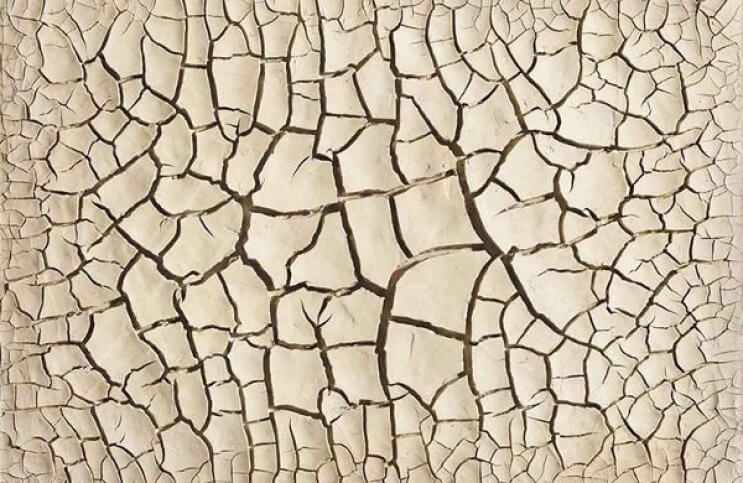
#> input picture EE379V_Spring2022_HW1/texture.jpeg, 743 x 483 px
$ jupyter execute HW1.ipynb
#> lines starting #> are read from the running program, lines starting #| are printed output that depends on the picture; after the words box and inside, x2 and y2 are one past the last pixel; in counts of white or black regions, pixels touching at a corner belong together
### EE379V_Spring2022_HW1/tight_subplot.py
import numpy as np
from matplotlib import pyplot as plt


def tight_subplot_2x5(pyramids_gaussian, pyramids_laplace, vmin=None, vmax=None):
    """
    vmin / vmax:
        1) None: will use min/max value of each array for its plot;
        2) int: constant value for all plots;
        3) list of shape 2x5: specified value for each plot
    """
    def get_v(v, array, index, mode):
        if v is None:
            return array.min() if mode == 'min' else array.max()
        elif isinstance(v, int):
            return v
        else:
            return v[index[0]][index[1]]

    fig, axes = plt.subplots(nrows=2, ncols=5, figsize=(24, 6), sharex=True, sharey=True)
    for i in range(5):
        axes[0, i].imshow(pyramids_gaussian[i], cmap='gray',
                          vmin=get_v(vmin, pyramids_gaussian[i], [0, i], 'min'),
                          vmax=get_v(vmax, pyramids_gaussian[i], [0, i], 'max'))
        axes[0, i].xaxis.set_visible(False)
        axes[0, i].yaxis.set_visible(False)
    for i in range(5):
        if i < len(pyramids_laplace):
            axes[1, i].imshow(pyramids_laplace[i], cmap='gray',
                          vmin=get_v(vmin, pyramids_laplace[i], [1, i], 'min'),
                          vmax=get_v(vmax, pyramids_laplace[i], [1, i], 'max'))
        else:
            axes[1, i].imshow(np.ones_like(pyramids_laplace[0]) * 255, cmap='gray', vmin=0, vmax=255)
            axes[1, i].axis('off')
        axes[1, i].xaxis.set_visible(False)
        axes[1, i].yaxis.set_visible(False)
    # plt.close()
    return fig

### EE379V_Spring2022_HW1/nonmax.py
import numpy as np

def non_max_suppression(img, D):
    M, N = img.shape
    Z = np.zeros((M,N), dtype=np.int32)
    angle = D * 180. / np.pi
    angle[angle < 0] += 180
    for i in range(1,M-1):
        for j in range(1,N-1):
            try:
                q = 255
                r = 255
               # angle 0
                if (0 <= angle[i,j] < 22.5) or (157.5 <= angle[i,j] <= 180):
                    q = img[i, j+1]
                    r = img[i, j-1]
                # angle 45
                elif (22.5 <= angle[i,j] < 67.5):
                    q = img[i+1, j-1]
                    r = img[i-1, j+1]
                # angle 90
                elif (67.5 <= angle[i,j] < 112.5):
                    q = img[i+1, j]
                    r = img[i-1, j]
                # angle 135
                elif (112.5 <= angle[i,j] < 157.5):
                    q = img[i-1, j-1]
                    r = img[i+1, j+1]
                if (img[i,j] >= q) and (img[i,j] >= r):
                    Z[i,j] = img[i,j]
                else:
                    Z[i,j] = 0
            except IndexError as e:
                pass
    return Z

### EE379V_Spring2022_HW1/HW1.ipynb
[cell 1]
import cv2
import matplotlib.pyplot as plt
import numpy as np
from math import atan2
from tight_subplot import tight_subplot_2x5
from nonmax import non_max_suppression

[cell 2]
# Problem 1.1
img = cv2.imread('texture.jpeg')
#> img is the input picture: shape (483, 743, 3); mean B, G, R 163.3, 185.5, 198.8
img = cv2.cvtColor(img, cv2.COLOR_BGR2GRAY)
#> img: shape (483, 743)
kernel = cv2.getGaussianKernel(3, 1)
g_pyr = [img]
l_pyr = []
for i in range(1, 5):
  # apply gaussian filter
  gaussed_img = cv2.filter2D(g_pyr[i-1], -1, kernel)
  g_img_arr = np.array(gaussed_img)
  ungaussed_img_arr = np.array(g_pyr[i-1])
  # save residual i.e. diff of pre-and-post gauss blur img
  residual = np.subtract(ungaussed_img_arr, g_img_arr)
  l_pyr.append(residual)
  # remove even rows and columns
  rows = g_img_arr.shape[0]
  cols = g_img_arr.shape[1]
  g_img_arr = np.delete(g_img_arr, list(range(0, rows, 2)), axis=0)
  g_img_arr = np.delete(g_img_arr, list(range(0, cols, 2)), axis=1)
  # convert back to cv2 greyscale image (unecessary but consistent)
  downsampled_img = cv2.cvtColor(g_img_arr, cv2.COLOR_GRAY2BGR)
  g_pyr.append(g_img_arr)
#> this loop made 4 passes
#> pass 1, `residual = np.subtract(ungaussed_img_arr, g_img_arr)`:
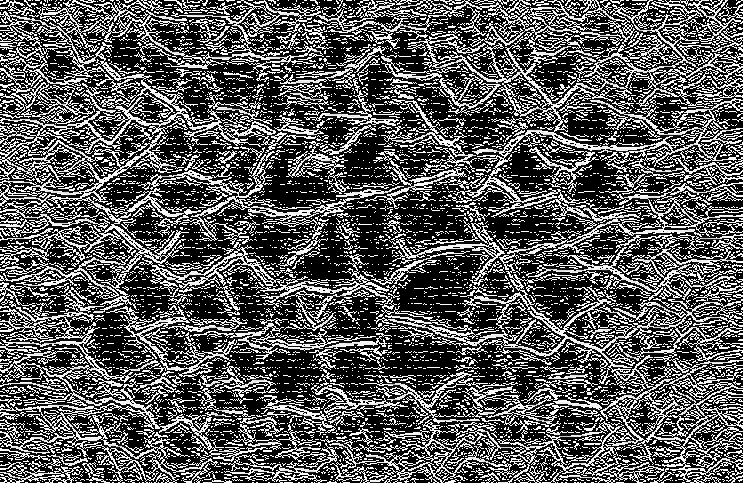
#> residual: shape (483, 743); min 0, max 255, mean 88.7
#> pass 1, `g_img_arr = np.delete(g_img_arr, list(range(0, rows, 2)), axis=0)`:
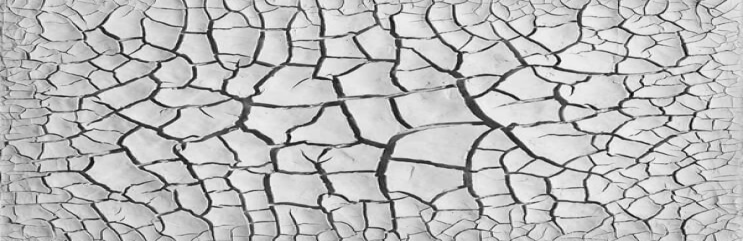
#> g_img_arr: shape (241, 743); min 5, max 252, mean 187
#> after the loop:
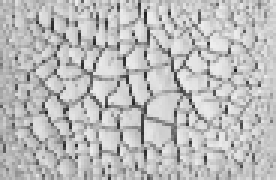
#> ungaussed_img_arr: shape (60, 92) (shown 3 times larger); min 27, max 238, mean 187
#> after the loop, g_pyr = 5 items; l_pyr = 4 items

tight_subplot_2x5(g_pyr, l_pyr)
plt.show()
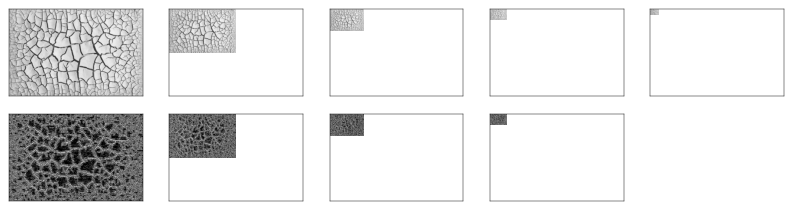
#> figure drawn by matplotlib, 10 panels

[cell 3]
# Problem 1.2
g_pyr_shifted = []
l_pyr_shifted = []
for i in range(5):
  g_pyr_shifted.append(
    # isolate amplitude of the signal
    np.log(abs(
      # apply FFT to image
      np.fft.fftshift(
        np.fft.fft2(g_pyr[i])
      ))
    ))
#> after the loop, g_pyr_shifted = 5 items
for i in range(4):
  l_pyr_shifted.append(
    np.log(abs(
      np.fft.fftshift(
        np.fft.fft2(l_pyr[i])
      ))
    ))
#> after the loop, l_pyr_shifted = 4 items
# plot FFT amplitudes
tight_subplot_2x5(g_pyr_shifted, l_pyr_shifted)
plt.show()
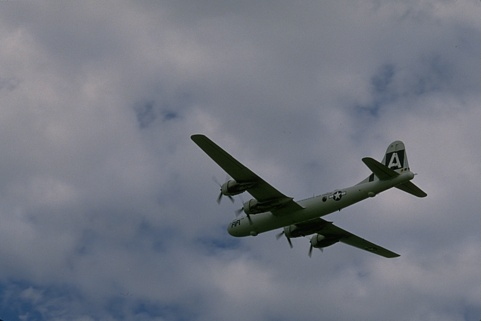
#> input picture EE379V_Spring2022_HW1/plane.jpg, 481 x 321 px
#> further down, img is the input picture: shape (321, 481, 3); mean B, G, R 129.2, 118.4, 113.8

The Gaussian filter reduces noise / high frequency components in the image. Its
Fourier shifted version has lower frequency components/less high freq. components
than the original's F-shifted plot would.

The Laplacian is just the residual difference from the original image at that level
and that level's gauss-blurred counterpart. The frequency is spread more throughout
the image, as can be seen visually on the L-pyramid's Fourier shifted plot, and
this is because high-frequency components were reduced throughout the entire image by
the Gaussian filter -- the frequencies that were reduced all over are being revealed
in the Laplacian pyramid.

[cell 4]
# Problem 2.1
def gradientMagnitude(im: np.ndarray, sigma: float):
  # split channels
  # NOTE: I chose to fully split the channels as opposed to doing
  # take_along_axis operations because I felt it was much easier to understand
#> called with sigma = 1
  b,g,r = cv2.split(im)
  # create kernel
  kernel = cv2.getGaussianKernel(3, sigma)
  gauss_channels = []
  # gauss-blur each channel
  channels = [b, g, r]
  for c in channels:
    gauss_channels.append(cv2.filter2D(c, -1, kernel))
#> this loop made 3 passes
#> after the loop, gauss_channels = 3 items
  # compute gradients for each g_blurred channel
  b_dx, b_dy = cv2.spatialGradient(gauss_channels[0], ksize=3, borderType=cv2.BORDER_REPLICATE)
  g_dx, g_dy = cv2.spatialGradient(gauss_channels[1], ksize=3, borderType=cv2.BORDER_REPLICATE)
  r_dx, r_dy = cv2.spatialGradient(gauss_channels[2], ksize=3, borderType=cv2.BORDER_REPLICATE)
  # convert to avoid overflow
  b_dx = b_dx.astype(np.int64)
  b_dy = b_dy.astype(np.int64)
  g_dx = g_dx.astype(np.int64)
  g_dy = g_dy.astype(np.int64)
  r_dx = r_dx.astype(np.int64)
  r_dy = r_dy.astype(np.int64)
  # L2 norm of each gradient
  """
  Why are there negative values within these sqrts?
  """
  mag_b = np.sqrt(np.square(b_dx) + np.square(b_dy))
  mag_g = np.sqrt(np.square(g_dx) + np.square(g_dy))
  mag_r = np.sqrt(np.square(r_dx) + np.square(r_dy))
  # combined magnitude
  mag = np.sqrt(np.square(mag_b) + np.square(mag_g) + np.square(mag_r))
  # compute gradient orientation at each pixel
  theta = np.ndarray(shape = mag.shape)
  for i in range(mag_b.shape[0]):
    for j in range(mag_b.shape[1]):
      if (mag_b[i][j] >= mag_g[i][j]) and (mag_b[i][j] >= mag_r[i][j]):
        # blue channel is highest magnitude
        theta[i][j] = atan2(b_dy[i][j], b_dx[i][j])
      elif (mag_g[i][j] >= mag_b[i][j]) and (mag_g[i][j] >= mag_r[i][j]):
        # green highest
        theta[i][j] = atan2(g_dy[i][j], g_dx[i][j])
      else:
        # red highest, or tie
        theta[i][j] = atan2(r_dy[i][j], r_dx[i][j])
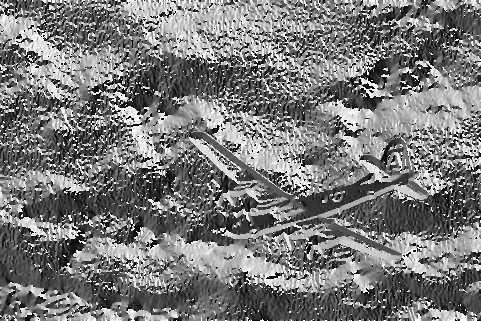
#> theta: shape (321, 481) float64; min -3.13, max 3.14, mean -0.129; drawn with min black and max white
  # print(theta)
  return mag, theta

def edgeGradient(im: np.ndarray):
  mag, theta = gradientMagnitude(im=im, sigma = 1)
  bmap = non_max_suppression(mag, theta)
#> in non_max_suppression, `Z = np.zeros((M,N), dtype=np.int32)`: Z: shape (321, 481) int32; every value is 0
#> in non_max_suppression, `angle[angle < 0] += 180`:
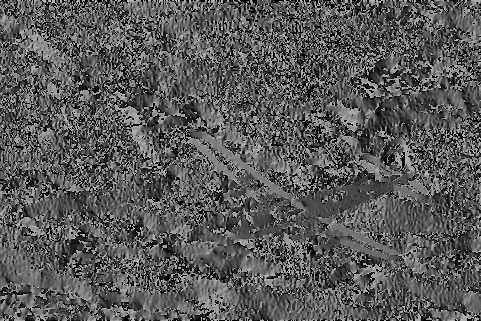
#> angle: shape (321, 481) float64; min 0, max 180, mean 89.2
#> after the loop in non_max_suppression, `for i in range(1,M-1):`:
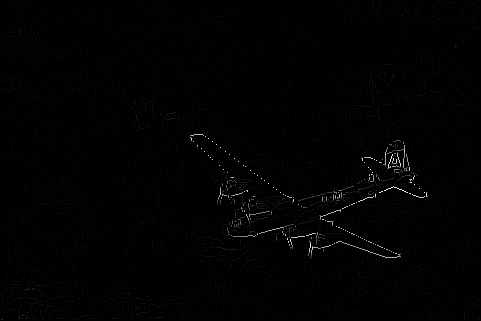
#> Z: shape (321, 481) int32; min 0, max 826, mean 7.5; drawn with min black and max white
  return bmap

img = cv2.imread('plane.jpg')
bmap = edgeGradient(im=img)
plt.imshow(bmap, cmap='gray')

[cell 5]
# [11 lines of commented-out code are left out]

[cell 6]
# Problem 2.2
def orientedFilterMagnitude(im: np.ndarray):
  s_x = np.asarray([[-1, 0, 1], [-2, 0, 2], [-1, 0, 1]]).astype(np.int64)
#> s_x = [[-1, 0, 1], [-2, 0, 2], [-1, 0, 1]]
  s_y = np.asarray([[1, 2, 1], [0, 0, 0], [-1, -2, -1]]).astype(np.int64)
#> s_y = [[1, 2, 1], [0, 0, 0], [-1, -2, -1]]
  angles = [45, 135, 225, 315]

  filter_set = np.ndarray(shape=[len(angles), s_x.shape[0], s_x.shape[1]])
  for i in range(len(angles)):
    filter_set[i] = np.asarray(np.cos(np.deg2rad(angles[i])) * s_x + np.sin(np.deg2rad(angles[i])) * s_y)

  filtered_imgs = []
  for filter in filter_set:
    filtered_imgs.append(cv2.filter2D(img, -1, filter))
#> after the loop, filtered_imgs = 4 items
  filtered_imgs = np.asanyarray(filtered_imgs)

  # CODE TO SHOW FILTERS & INDIVIDUAL EFFECTS
  # fig_1, axes_1 = plt.subplots(nrows=1, ncols=4, figsize=(9, 9), sharex=True, sharey=True)
  # fig_2, axes_2 = plt.subplots(nrows=1, ncols=4, figsize=(30, 8), sharex=True, sharey=True)

  # for i in range(4):
  #   axes_1[i].imshow(filter_set[i], cmap='gray')
  # for i in range(4):
  #   axes_2[i].imshow(filtered_imgs[i], cmap='gray')

  mag = np.ndarray(shape=[im.shape[0], im.shape[1]])
  theta = np.ndarray(shape=[im.shape[0], im.shape[1]])
  for i in range(len(filtered_imgs[0])):
    for j in range(len(filtered_imgs[0][0])):
      mag[i][j] = np.max(filtered_imgs[:,i,j])
      theta[i][j] = angles[np.argmax(filtered_imgs[:,i,j])]
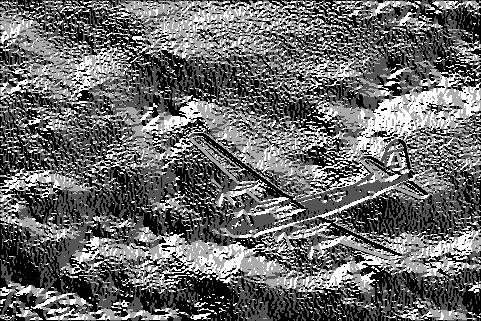
#> theta: shape (321, 481) float64; min 45, max 315, mean 156.8; drawn with min black and max white
  return mag, theta

def edgeOrientedFilters(im: np.ndarray):
  mag, theta = orientedFilterMagnitude(im=img)
  bmap = non_max_suppression(img=mag, D=theta)
#> after the loop in non_max_suppression (call 2), `for i in range(1,M-1):`:
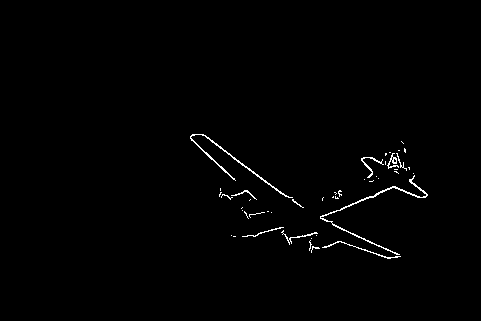
#> Z: shape (321, 481) int32; 0.9% white in thin lines or dots, all inside (x1, y1, x2, y2) = (190, 134, 428, 259)
  # plt.imshow(mag, cmap='gray')
  return bmap

img = cv2.imread('plane.jpg')
img = cv2.cvtColor(img, cv2.COLOR_BGR2GRAY)
plt.imshow(edgeOrientedFilters(im=img), cmap='gray')
